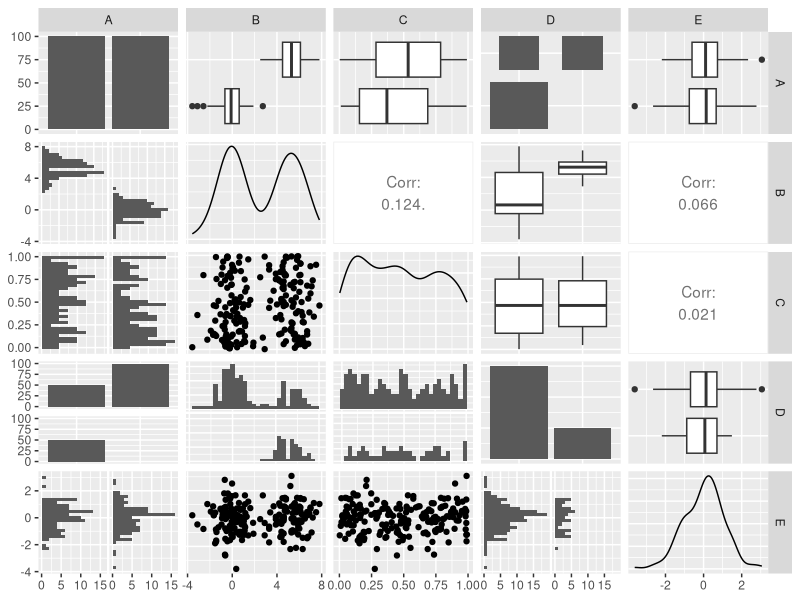
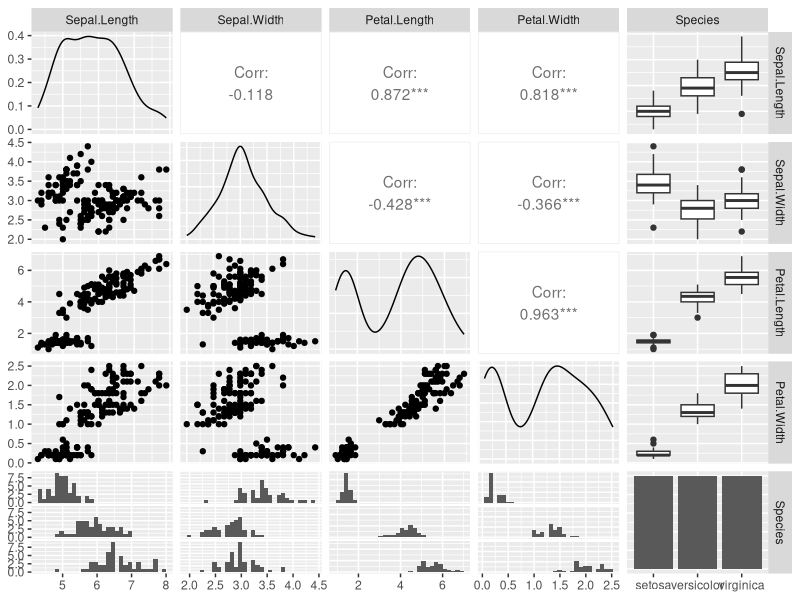

The R source for these figures, in order:
allexamples <- FALSE
library("ggplot2") 
library("GGally")

y <- data.frame(A=c(rep("red", 100), rep("blue", 100)),
                B=c(rnorm(100),round(rnorm(100,5,1),1)), C=runif(200),
                D=c(rep("big", 150), rep("small", 50)),
                E=rnorm(200))
ggpairs(y)

data(iris)
ggpairs(iris)
if (allexamples) {
  gpairs(iris, upper.pars = list(scatter = 'stats'),
         scatter.pars = list(pch = substr(as.character(iris$Species), 1, 1),
                             col = as.numeric(iris$Species)),
         stat.pars = list(verbose = FALSE))
  gpairs(iris, lower.pars = list(scatter = 'corrgram'),
         upper.pars = list(conditional = 'boxplot', scatter = 'loess'),
         scatter.pars = list(pch = 20))
}

#data(Leaves)
#ggpairs(Leaves[1:10], lower.pars = list(scatter = 'loess'))
#if (allexamples) {
#  ggpairs(Leaves[1:10], upper.pars = list(scatter = 'stats'),
#         lower.pars = list(scatter = 'corrgram'),
#         stat.pars = list(verbose = FALSE), gap = 0)
#  corrgram(Leaves[,-33])
#}

runexample <- FALSE
if (runexample) {
  data(NewHavenResidential)
  gpairs(NewHavenResidential)
}

